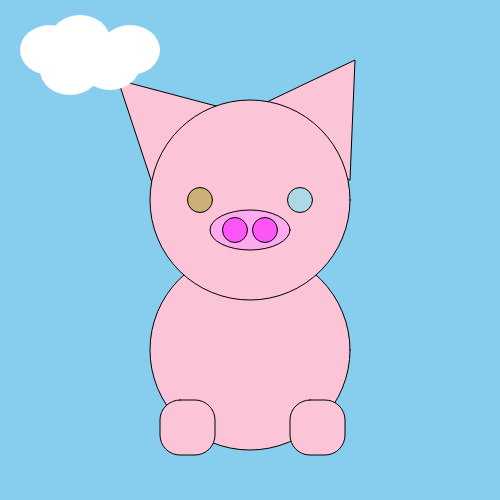
Frame 1 (no input)
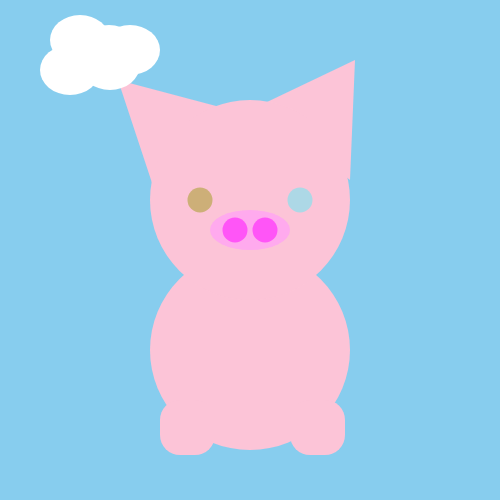
Frame 60 (no input)
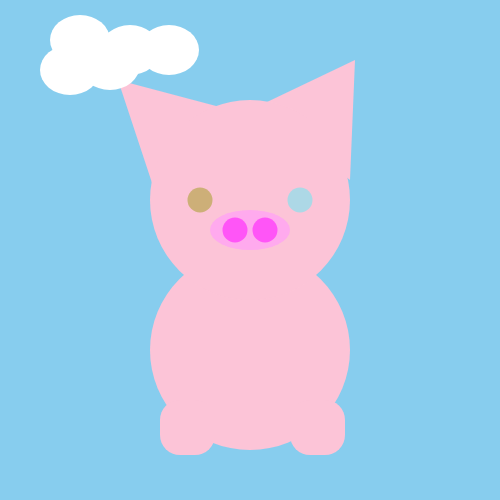
Frame 120 (the mouse pressed at the canvas centre since frame 60)

The p5.js sketch that drew these frames (run headless with seeded random() and noise() and a simulated clock; from frame 60 on, the mouse is pressed at the canvas centre):

// p5.js sketch
// ── sketch.js
let x = 50;
let x1 = 80;
let x2 = 130;
let x3 = 70;
let x4 = 110;

function setup() {
  createCanvas(500, 500);
}

function draw() {
  // Six-digit hex RGB notation.
  background("#87cdee");
  fill("#fcc4d7");
  triangle(250, 115, 118, 80, 156, 195);
  triangle(350, 180, 355, 60, 256, 107.2);
  fill("#fcc4d7");
  circle(250, 350, 200);
  circle(250, 200, 200);
  square(160, 400, 55, 20);
  square(290, 400, 55, 20);
  fill("#ADD8E6");
  circle(300, 200, 25);
  fill("#CDAF78");
  circle(200, 200, 25);
  fill("#fae");
  ellipse(250, 230, 80, 40);
  fill("rgba(100%, 0%, 100%, 0.5)");
  circle(235, 230, 25);
  circle(265, 230, 25);
  noStroke();
  fill("#FFFFF");
  ellipse(x, 50, 60, 50);
  ellipse(x1, 40, 60, 50);
  ellipse(x2, 50, 60, 50);
  ellipse(x3, 70, 60, 50);
  ellipse(x4, 65, 60, 50);
  x = x + 1;
  // console.log('x', x);
}
